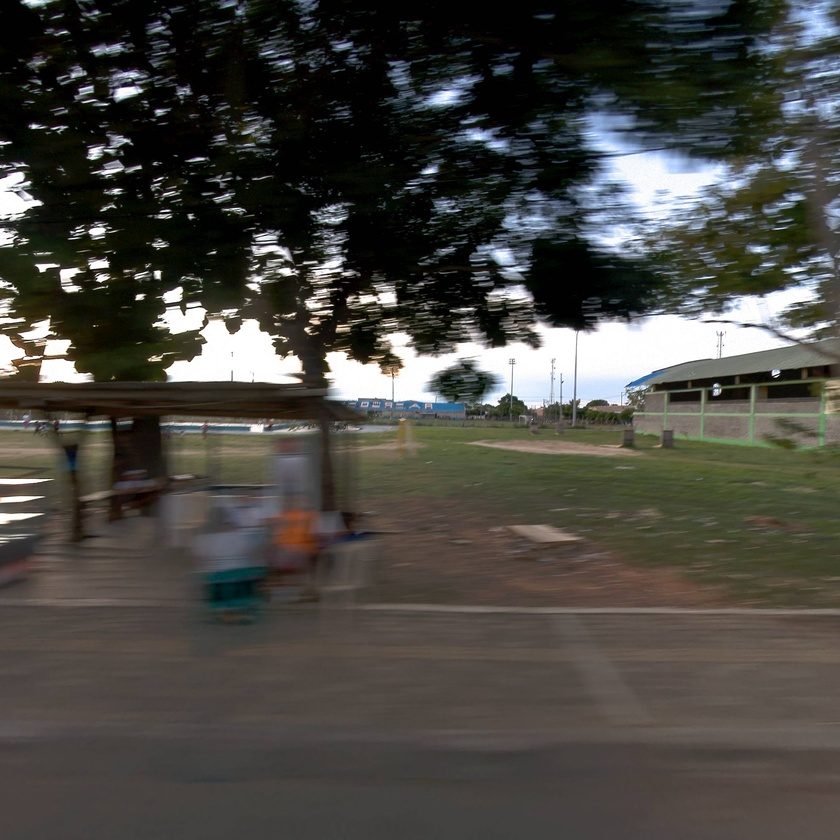
#> input picture train/aceptable/Derecha_Mosaic_pano_2024-12-19_01-03-07_000320.jpg, 840 x 840 px, shrunk from 2048 x 2048 before the run
$ python -i exposicion.py   (imports and definitions only)
#> lines starting #> are read from the running program, lines starting #| are printed output that depends on the picture
#> further down, picture is the input picture: shape (840, 840, 3); mean B, G, R 65.9, 71, 72.6
# models/exposure.py
from .base_model import BaseModel
from config import *
from sklearn.model_selection import train_test_split
from sklearn.metrics import accuracy_score
import numpy as np
import xgboost as xgb
import cv2
import warnings

class ModeloExposicion(BaseModel):
    # [56 lines left out: functions __init__, entrenar, not called in this run]


def calcular_metricas_exposicion(imagen_bgr):
    """Calcula métricas para exposición, evitando divisiones por cero y warnings numéricos."""
    # Conversión de color
    img_rgb = cv2.cvtColor(imagen_bgr, cv2.COLOR_BGR2RGB)
    gray = cv2.cvtColor(imagen_bgr, cv2.COLOR_BGR2GRAY).astype(np.uint8)
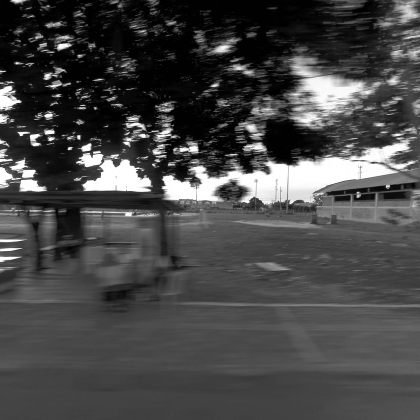
#> gray: shape (840, 840) (shown at 1/2 size); min 0, max 255, mean 70.9

    metricas = {}
    eps = 1e-6

    # 1) Brillo
    metricas['mean_brightness'] = float(np.mean(gray))

    # 2) Desv. estándar del brillo
    metricas['brightness_std'] = float(np.std(gray))

    # 3) Contraste RMS
    g_mean = float(gray.mean())
#> g_mean = 70.91
    metricas['rms_contrast'] = float(np.sqrt(np.mean((gray.astype(np.float32) - g_mean) ** 2)))

    # 4) Contraste de Michelson
    max_val = float(gray.max())
#> max_val = 255
    min_val = float(gray.min())
#> min_val = 0
    metricas['michelson_contrast'] = float((max_val - min_val) / (max_val + min_val + eps))

    # 5) Colorfulness (Hasler & Süsstrunk)
    R = img_rgb[:, :, 0].astype(np.float32)
    G = img_rgb[:, :, 1].astype(np.float32)
    B = img_rgb[:, :, 2].astype(np.float32)
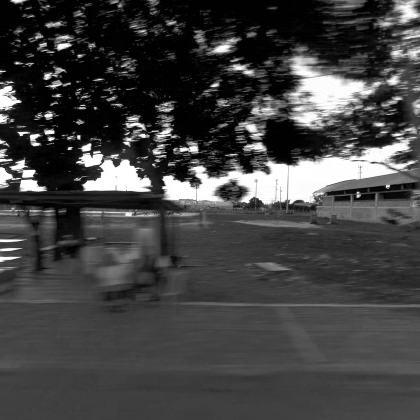
#> B: shape (840, 840) float32 (shown at 1/2 size); min 0, max 255, mean 65.9
    rg = R - G
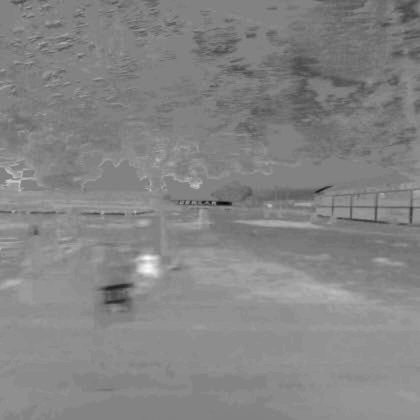
#> rg: shape (840, 840) float32 (shown at 1/2 size); min -77, max 74, mean 1.6; drawn with min black and max white
    yb = 0.5 * (R + G) - B
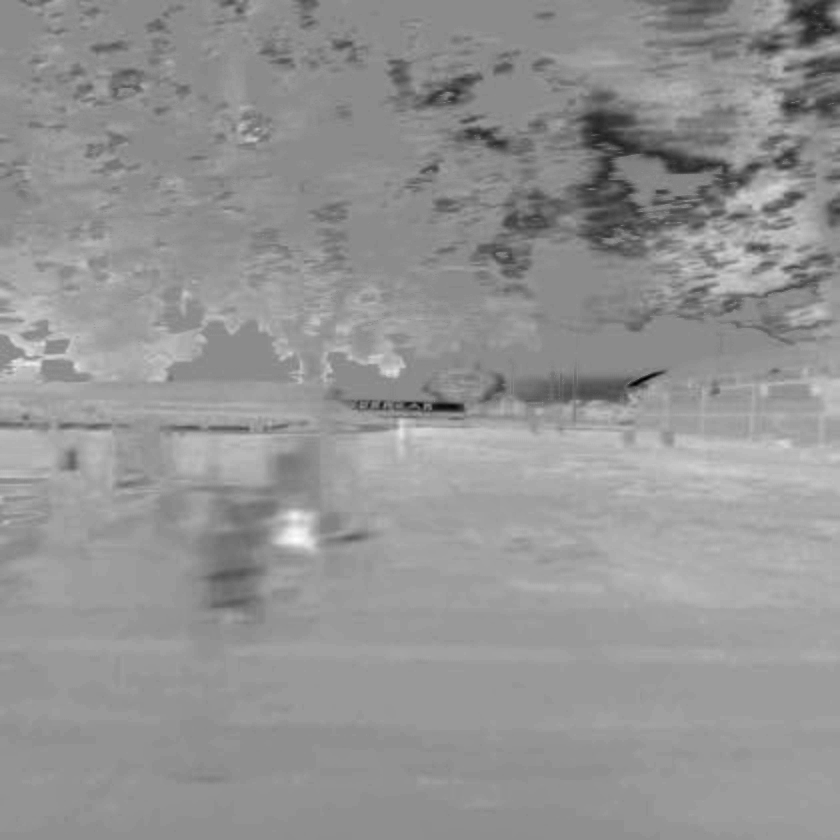
#> yb: shape (840, 840) float32; min -92, max 76.5, mean 5.9; drawn with min black and max white
    metricas['colorfulness'] = float(
        np.sqrt(np.var(rg) + np.var(yb)) + 0.3 * np.sqrt((np.mean(rg) ** 2) + (np.mean(yb) ** 2))
    )

    # 6) HSV (saturación y valor)
    hsv = cv2.cvtColor(imagen_bgr, cv2.COLOR_BGR2HSV)
#> hsv: shape (840, 840, 3); mean H, S, V 38.8, 74.1, 76.9
    metricas['saturation_mean'] = float(np.mean(hsv[:, :, 1].astype(np.float32)))
    metricas['value_mean']      = float(np.mean(hsv[:, :, 2].astype(np.float32)))

    # 7) Clipping
    gray_f = gray.astype(np.float32)
    white_clipped = float(np.mean(gray_f > 245.0))
#> white_clipped = 0.0426
    black_clipped = float(np.mean(gray_f < 10.0))
#> black_clipped = 0.148
    metricas['white_clipping'] = white_clipped
    metricas['black_clipping'] = black_clipped

    # 8) Balance de exposición
    bright_pixels = gray_f[gray_f > 128.0]
    dark_pixels   = gray_f[gray_f <= 128.0]
    if bright_pixels.size > 0 and dark_pixels.size > 0:
        metricas['exposure_balance'] = float(np.mean(bright_pixels) - np.mean(dark_pixels))
    else:
        metricas['exposure_balance'] = 0.0

    # 9) Asimetría del histograma (skewness robusta con eps en la std)
    std = float(gray_f.std())
#> std = 58.05
    denom = (std ** 3) + eps
#> denom = 195653.9
    metricas['histogram_skew'] = float(np.mean((gray_f - gray_f.mean()) ** 3) / denom) if denom != 0 else 0.0

    return metricas

>>> import cv2
>>> picture = cv2.imread('../train/aceptable/Derecha_Mosaic_pano_2024-12-19_01-03-07_000320.jpg')
>>> result = calcular_metricas_exposicion(picture)
#> result = 11 items

$ run again, on train/aceptable/Derecha_Mosaic_pano_2024-12-21_00-06-42_000016.jpg
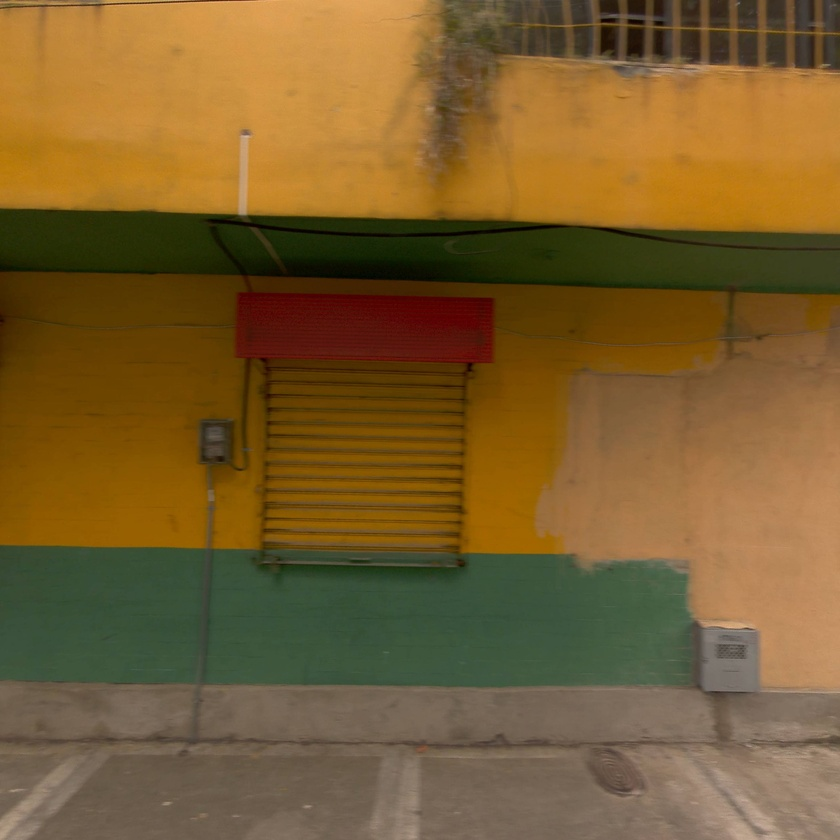
#> input picture train/aceptable/Derecha_Mosaic_pano_2024-12-21_00-06-42_000016.jpg, 840 x 840 px, shrunk from 2048 x 2048 before the run
#> picture is the input picture: shape (840, 840, 3); mean B, G, R 46.2, 93.1, 121.3
#> in calcular_metricas_exposicion, `gray = cv2.cvtColor(imagen_bgr, cv2.COLOR_BGR2GRAY).astype(np.uint8)`:
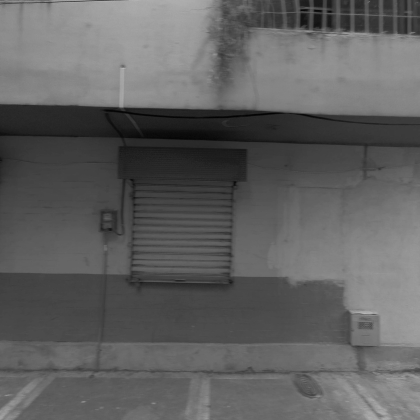
#> gray: shape (840, 840) (shown at 1/2 size); min 1, max 191, mean 96.2
#> g_mean = 96.18
#> max_val = 191
#> min_val = 1
#> in calcular_metricas_exposicion, `yb = 0.5 * (R + G) - B`:
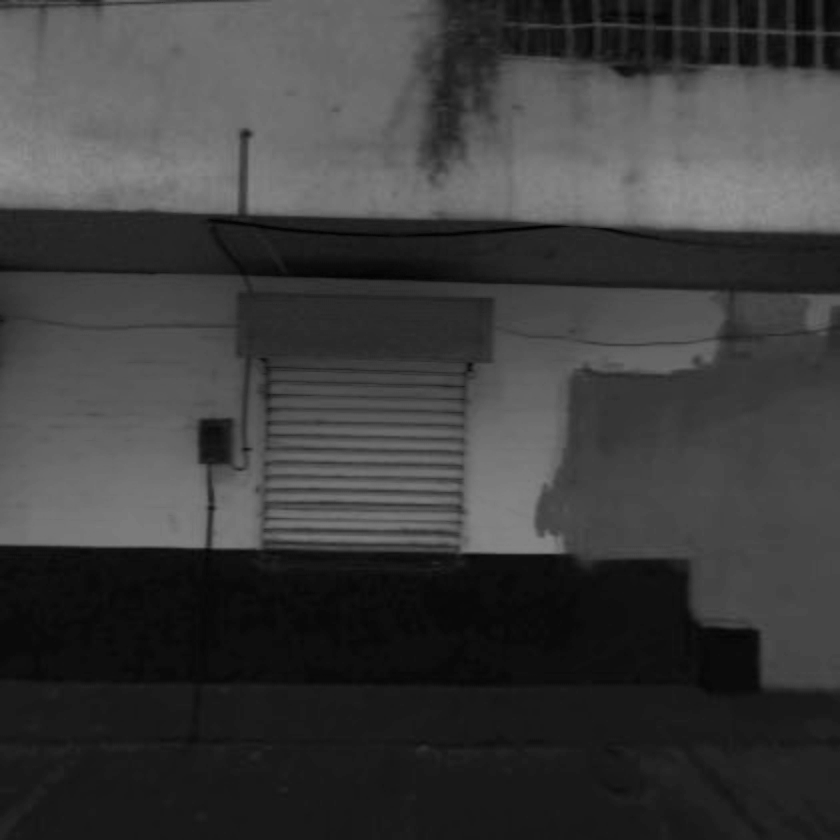
#> yb: shape (840, 840) float32; min 1.5, max 148.5, mean 61
#> hsv: shape (840, 840, 3); mean H, S, V 23.1, 159.2, 124.7
#> white_clipped = 0
#> black_clipped = 0.00201
#> std = 35.63
#> denom = 45215.5
#> result = 11 items

$ run again, on train/aceptable/Derecha_Mosaic_pano_2024-12-21_00-06-42_000017.jpg
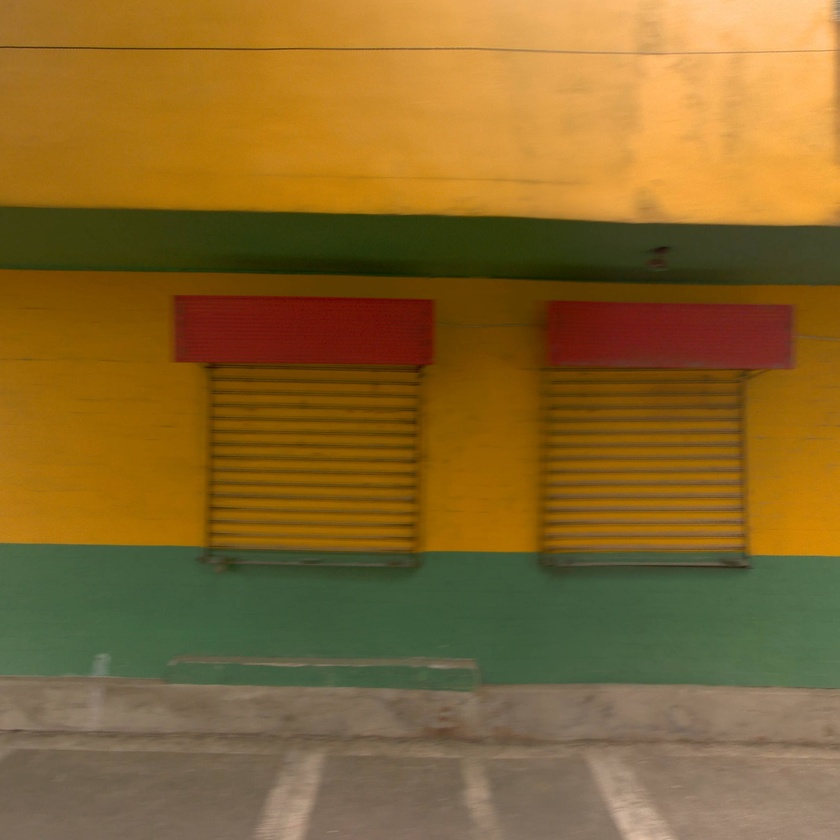
#> input picture train/aceptable/Derecha_Mosaic_pano_2024-12-21_00-06-42_000017.jpg, 840 x 840 px, shrunk from 2048 x 2048 before the run
#> picture is the input picture: shape (840, 840, 3); mean B, G, R 44.3, 102.4, 134.8
#> in calcular_metricas_exposicion, `gray = cv2.cvtColor(imagen_bgr, cv2.COLOR_BGR2GRAY).astype(np.uint8)`:
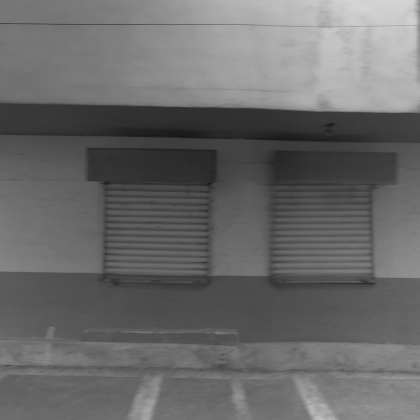
#> gray: shape (840, 840) (shown at 1/2 size); min 20, max 215, mean 105.5
#> g_mean = 105.5
#> max_val = 215
#> min_val = 20
#> in calcular_metricas_exposicion, `yb = 0.5 * (R + G) - B`:
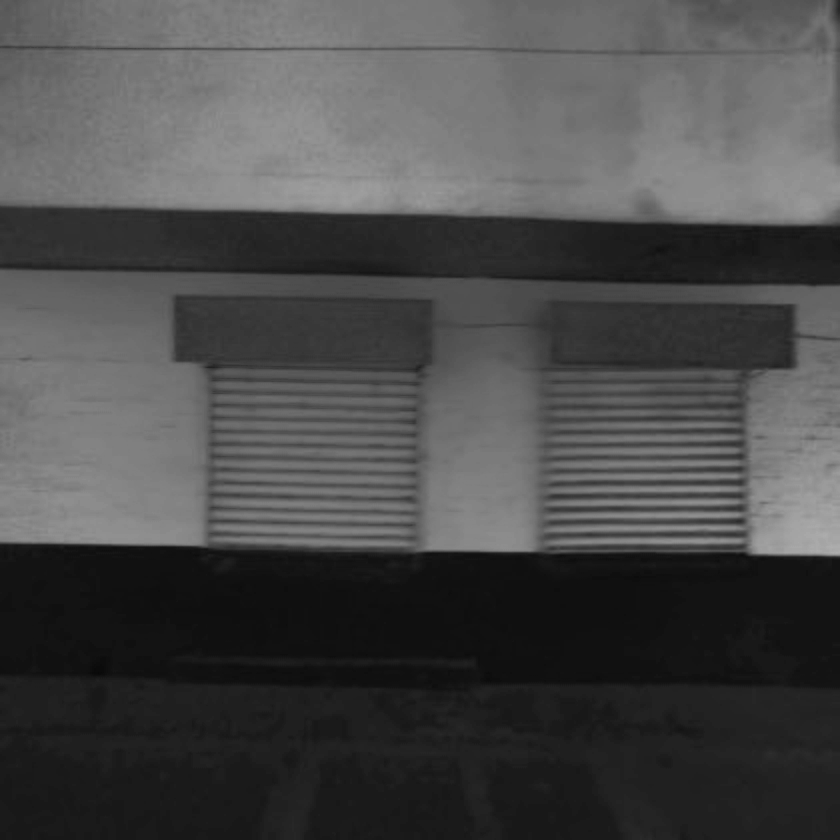
#> yb: shape (840, 840) float32; min 8, max 174.5, mean 74.4
#> hsv: shape (840, 840, 3); mean H, S, V 23.7, 169.1, 138.9
#> white_clipped = 0
#> std = 38.04
#> denom = 55029.1
#> result = 11 items
